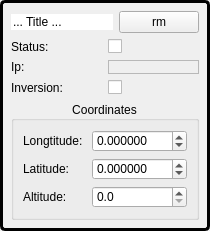
<?xml version="1.0" encoding="UTF-8"?>
<ui version="4.0">
 <class>ChannelSettings</class>
 <widget class="QWidget" name="ChannelSettings">
  <property name="geometry">
   <rect>
    <x>0</x>
    <y>0</y>
    <width>189</width>
    <height>219</height>
   </rect>
  </property>
  <property name="windowTitle">
   <string>Form</string>
  </property>
  <property name="styleSheet">
   <string notr="true">QWidget#ChannelSettings
{
	border: 3px solid black;
	border-radius: 5;
}</string>
  </property>
  <layout class="QGridLayout" name="gridLayout">
   <item row="7" column="0" colspan="3">
    <widget class="QGroupBox" name="groupBoxCoords">
     <property name="layoutDirection">
      <enum>Qt::LeftToRight</enum>
     </property>
     <property name="title">
      <string>Coordinates</string>
     </property>
     <property name="alignment">
      <set>Qt::AlignCenter</set>
     </property>
     <layout class="QGridLayout" name="gridLayout_2">
      <item row="0" column="1">
       <widget class="QDoubleSpinBox" name="sbLon">
        <property name="decimals">
         <number>6</number>
        </property>
        <property name="minimum">
         <double>-180.000000000000000</double>
        </property>
        <property name="maximum">
         <double>180.000000000000000</double>
        </property>
       </widget>
      </item>
      <item row="1" column="1">
       <widget class="QDoubleSpinBox" name="sbLat">
        <property name="decimals">
         <number>6</number>
        </property>
        <property name="minimum">
         <double>-90.000000000000000</double>
        </property>
        <property name="maximum">
         <double>90.000000000000000</double>
        </property>
       </widget>
      </item>
      <item row="0" column="0">
       <widget class="QLabel" name="label_5">
        <property name="text">
         <string>Longtitude: </string>
        </property>
       </widget>
      </item>
      <item row="1" column="0">
       <widget class="QLabel" name="label_6">
        <property name="text">
         <string>Latitude: </string>
        </property>
       </widget>
      </item>
      <item row="2" column="0">
       <widget class="QLabel" name="label_7">
        <property name="text">
         <string>Altitude: </string>
        </property>
       </widget>
      </item>
      <item row="2" column="1">
       <widget class="QDoubleSpinBox" name="sbAlt">
        <property name="decimals">
         <number>1</number>
        </property>
       </widget>
      </item>
     </layout>
    </widget>
   </item>
   <item row="3" column="0" colspan="3">
    <layout class="QGridLayout" name="gridLayout_3">
     <item row="0" column="0">
      <widget class="QLabel" name="label_2">
       <property name="text">
        <string>Status: </string>
       </property>
      </widget>
     </item>
     <item row="1" column="0">
      <widget class="QLabel" name="label_3">
       <property name="text">
        <string>Ip: </string>
       </property>
      </widget>
     </item>
     <item row="0" column="1">
      <widget class="QCheckBox" name="cbStatus">
       <property name="text">
        <string/>
       </property>
      </widget>
     </item>
     <item row="2" column="1">
      <widget class="QCheckBox" name="cbInversion">
       <property name="text">
        <string/>
       </property>
      </widget>
     </item>
     <item row="2" column="0">
      <widget class="QLabel" name="label_4">
       <property name="text">
        <string>Inversion: </string>
       </property>
      </widget>
     </item>
     <item row="1" column="1">
      <widget class="IpAddressControl" name="ipFrame">
       <property name="frameShape">
        <enum>QFrame::StyledPanel</enum>
       </property>
       <property name="frameShadow">
        <enum>QFrame::Raised</enum>
       </property>
      </widget>
     </item>
    </layout>
   </item>
   <item row="1" column="0" colspan="3">
    <layout class="QHBoxLayout" name="horizontalLayout_2">
     <item>
      <widget class="QLineEdit" name="leTitle">
       <property name="text">
        <string>... Title ...</string>
       </property>
       <property name="frame">
        <bool>false</bool>
       </property>
      </widget>
     </item>
     <item>
      <widget class="QPushButton" name="pbClose">
       <property name="text">
        <string>rm</string>
       </property>
      </widget>
     </item>
    </layout>
   </item>
   <item row="11" column="0" colspan="3">
    <spacer name="verticalSpacer">
     <property name="orientation">
      <enum>Qt::Vertical</enum>
     </property>
     <property name="sizeHint" stdset="0">
      <size>
       <width>20</width>
       <height>40</height>
      </size>
     </property>
    </spacer>
   </item>
  </layout>
 </widget>
 <customwidgets>
  <customwidget>
   <class>IpAddressControl</class>
   <extends>QFrame</extends>
   <header>Common/IpAddressControl.h</header>
   <container>1</container>
  </customwidget>
 </customwidgets>
 <resources/>
 <connections/>
</ui>
